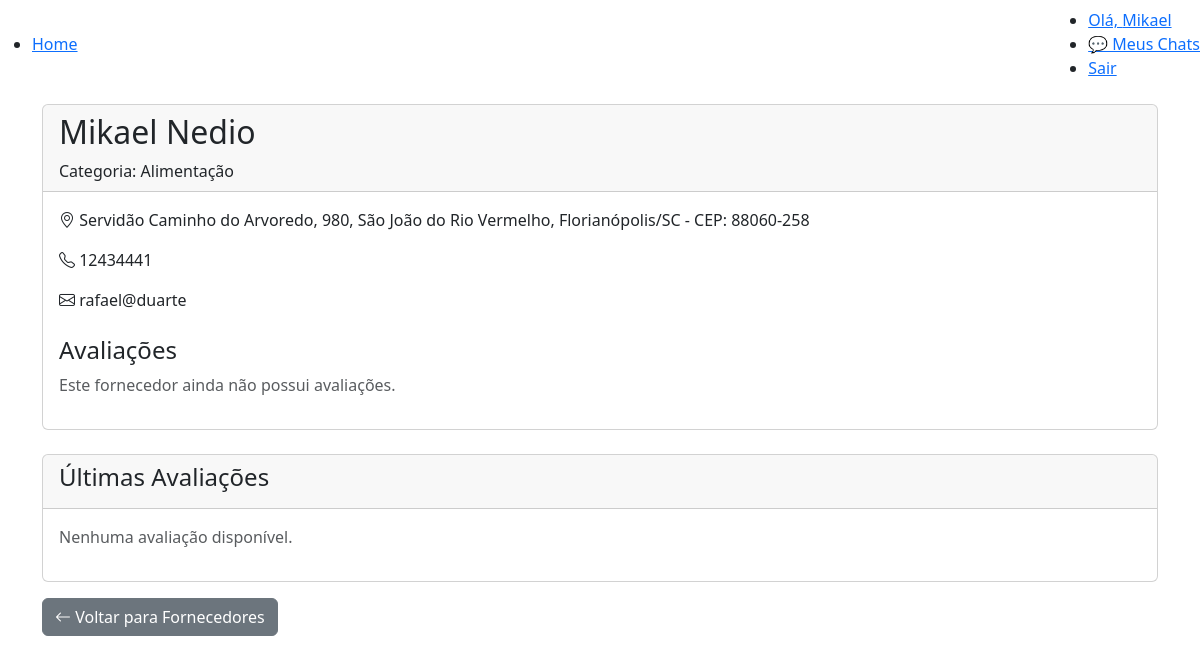
/fornecedor/1/ (signed in), run on the app's committed database.
### usuarios/models.py (models this page shows, shortened)
class Fornecedor(models.Model):
    CATEGORIA_CHOICES = [
        ('alimentacao', 'Alimentação'),
        ('decoracao', 'Decoração'),
        ('logistica', 'Logística'),
        ('musica', 'Música e Entretenimento'),
        ('fotografia', 'Fotografia e Vídeo'),
        ('locacao', 'Locação de Equipamentos'),
        ('seguranca', 'Segurança'),
        ('outros', 'Outros'),
    ]
    user = models.OneToOneField(User, on_delete=models.CASCADE)
    cep = models.CharField(max_length=9, help_text="CEP no formato 00000-000", default='N/D')
    estado = models.CharField(max_length=2, default='N/D')
    cidade = models.CharField(max_length=100, default='N/D')
    bairro = models.CharField(max_length=100, default='N/D')
    logradouro = models.CharField(max_length=200, default='N/D')
    numero = models.CharField(max_length=10, default='N/D')
    complemento = models.CharField(max_length=100, blank=True, null=True)
    telefone = models.CharField(max_length=20, default='N/D')
    categoria = models.CharField(max_length=20, choices=CATEGORIA_CHOICES, default='outros')
    latitude = models.DecimalField(max_digits=9, decimal_places=6, null=True, blank=True)
    longitude = models.DecimalField(max_digits=9, decimal_places=6, null=True, blank=True)
    raio_cobertura = models.PositiveIntegerField(
        default=50,
        help_text="Raio de cobertura em quilômetros (0 = sem limite)"
    )
    def endereco_completo(self):
        endereco = f"{self.logradouro}"
        if self.numero and self.numero != 'N/D':
            endereco += f", {self.numero}"
        if self.complemento:
            endereco += f" - {self.complemento}"
        endereco += f", {self.bairro}, {self.cidade}/{self.estado} - CEP: {self.cep}"
        return endereco

### eventos/views.py (the view)
# urls.py: path('fornecedor/<int:fornecedor_id>/', views.detalhes_fornecedor, name='detalhes_fornecedor'),
@login_required
def detalhes_fornecedor(request, fornecedor_id):
    fornecedor = get_object_or_404(Fornecedor, id=fornecedor_id)
    avaliacoes = fornecedor.avaliacoes.all().order_by('-data_criacao')
    ja_avaliou = False
    avaliacao_usuario = None
    try:
        organizador = Organizador.objects.get(user=request.user)
        try:
            avaliacao_usuario = AvaliacaoFornecedor.objects.get(
                organizador=organizador,
                fornecedor=fornecedor
            )
            ja_avaliou = True
        except AvaliacaoFornecedor.DoesNotExist:
            pass
    except Organizador.DoesNotExist:
        pass
    media_avaliacoes = fornecedor.avaliacoes.aggregate(models.Avg('nota'))['nota__avg']
    media_avaliacoes = round(media_avaliacoes, 1) if media_avaliacoes is not None else None
    return render(request, 'pages/detalhes_fornecedor.html', {
        'fornecedor': fornecedor,
        'avaliacoes': avaliacoes,
        'media_avaliacoes': media_avaliacoes,
        'ja_avaliou': ja_avaliou,
        'avaliacao_usuario': avaliacao_usuario,
        'is_organizador': hasattr(request.user, 'organizador')
    })

### eventos/templates/pages/detalhes_fornecedor.html (shortened to what this page needs)
{% extends 'base.html' %}
{% block content %}
<div class="container">
    <div class="card mb-4">
        <div class="card-header">
            <h2>{{ fornecedor.user.get_full_name }}</h2>
            <p class="mb-0">Categoria: {{ fornecedor.get_categoria_display }}</p>
        </div>
        <div class="card-body">
            <p><i class="bi bi-geo-alt"></i> {{ fornecedor.endereco_completo }}</p>
            <p><i class="bi bi-telephone"></i> {{ fornecedor.telefone }}</p>
            <p><i class="bi bi-envelope"></i> {{ fornecedor.user.email }}</p>
            <div class="mt-4">
                <h4>Avaliações</h4>
                {% if media_avaliacoes is not None %}
                <div class="d-flex align-items-center mb-3">
                    <div class="me-3">
                        <span class="display-5">{{ media_avaliacoes|floatformat:1 }}</span>
                        <span class="text-muted">/ 5.0</span>
                    </div>
                    <div>
                        {% with media_avaliacoes|floatformat:0 as media_int %}
                        {% for i in "12345" %}
                        {% if forloop.counter <= media_int %} <i class="bi bi-star-fill text-warning"></i>
                            {% else %}
                            <i class="bi bi-star text-warning"></i>
                            {% endif %}
                            {% endfor %}
                            {% endwith %}
                            <div class="text-muted small">
                                {{ fornecedor.avaliacoes.count }} avaliação{{ fornecedor.avaliacoes.count|pluralize }}
                            </div>
                    </div>
                </div>
                {% else %}
                <p class="text-muted">Este fornecedor ainda não possui avaliações.</p>
                {% endif %}
            </div>
        </div>
    </div>
    <div class="card">
        <div class="card-header">
            <h4>Últimas Avaliações</h4>
        </div>
        <div class="card-body">
            {% if avaliacoes %}
            <div class="list-group">
                {% for avaliacao in avaliacoes %}
                <div class="list-group-item mb-3">
                    <div class="d-flex justify-content-between">
                        <h5>{{ avaliacao.organizador.user.get_full_name }}</h5>
                        <div>
                            {% for _ in ''|center:5 %}
                            {% if forloop.counter <= avaliacao.nota %} <i class="bi bi-star-fill text-warning"></i>
                                {% else %}
                                <i class="bi bi-star text-warning"></i>
                                {% endif %}
                                {% endfor %}
                                <small class="text-muted">{{ avaliacao.data_criacao|date:"d/m/Y" }}</small>
                        </div>
                    </div>
                    {% if avaliacao.comentario %}
                    <p class="mt-2">{{ avaliacao.comentario }}</p>
                    {% endif %}
                </div>
                {% endfor %}
            </div>
            {% else %}
            <p class="text-muted">Nenhuma avaliação disponível.</p>
            {% endif %}
        </div>
    </div>
    <a href="{% url 'todos_fornecedores' %}" class="btn btn-secondary mt-3">
        <i class="bi bi-arrow-left"></i> Voltar para Fornecedores
    </a>
</div>
{% endblock %}

### eventos/templates/partials/navbar.html
<nav class="navbar">
    <ul class="navbar-list navbar-list-left">
        <li><a href="{% url 'index' %}">Home</a></li>
    </ul>
    <ul class="navbar-list navbar-list-right">
        <li><a href="#">Olá, {{ user.first_name }}</a></li>
        <li><a href="{% url 'chat_list' %}" class="btn-primary">💬 Meus Chats</a></li>
        <li><a href="{% url 'sair' %}">Sair</a></li>
    </ul>
</nav>

### data on the page
Fornecedor: user.get_full_name "Mikael Nedio", categoria "Alimentação", endereco_completo "Servidão Caminho do Arvoredo, 980, São João do Rio Vermelho, Florianópolis/SC - CEP: 88060-258", telefone "12434441", user.email "rafael@duarte"

### other printed values
{{ user.first_name }} "Mikael"
